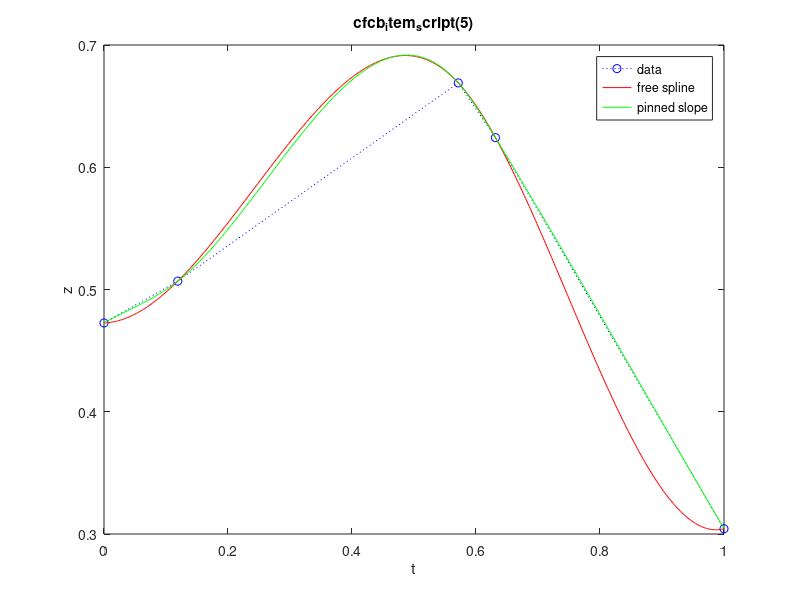

Here is the MATLAB script that generated this plot:
function theResult = splinesafe(t, z, ti, theSlopeFlag)

% splinesafe -- Spline interpolation with end-slope control.
%  splinesafe(t, z, theSlopeFlag) returns "pp" coefficients for
%   interpolating complex z(t), such that ppval(pp, ti) will
%   provide interpolated values at points ti.  If theSlopeFlag
%   is TRUE, the end-slopes are pinned to the linear slopes
%   between the first two and the last two points in the data,
%   respectively.  If z is a matrix, this routine works down
%   the columns, unlike "spline" itself.
%  splinesafe(t, z, ti, slopeFlag) returns the interpolates for
%   z(t) at positions ti.  The result has the same shape as ti.
%  splinesafe(nPoints) demonstrates itself with nPoints
%   (default = 5) of random data.  Click on any curve
%   to do another demonstration.  The "zoomsafe" facility
%   is active if available.  See "help zoomsafe".
%  splinesafe('demo') calls splinesafe(5).
 
% svn $Id: splinesafe.m 328 2009-03-09 01:41:19Z arango $
%=======================================================================
% Copyright (C) 1999 Dr. Charles R. Denham, ZYDECO.
%  All Rights Reserved.
%   Disclosure without explicit written consent from the
%    copyright owner does not constitute publication.
%=======================================================================
 
% Version of 25-May-1999 08:11:28.
% Updated    31-Aug-1999 13:44:59.

if nargin < 1, help(mfilename), t = 'demo'; end
if isequal(t, 'demo'), t = 5; end
if ischar(t), t = eval(t); end

if length(t) == 1
	nPoints = t;
	t = sort(rand(1, nPoints));
	t = t - min(t); t = t / max(t);
	z = rand(size(t));
	ti = linspace(min(t), max(t), 100*length(t)+1);
	ppf = feval(mfilename, t, z, 0);   % Free-slope.
	ppp = feval(mfilename, t, z, 1);   % Pinned-slope.
	zf = ppval(ppf, ti);
	zp = ppval(ppp, ti);
	h = plot(t, z, 'bo:', ti, zf, 'r-', ti, zp, 'g-');
	theBDF = [mfilename '(' int2str(nPoints) ')'];
	set(h, 'ButtonDownFcn', theBDF)
	legend(h, 'data', 'free spline', 'pinned slope')
	title(theBDF), xlabel('t'), ylabel('z')
	figure(gcf)
	set(gcf, 'Name', 'SplineSafe Demo')
	eval('zoomsafe', ' ')
	return
end

if nargin < 3
	ti = [];
	theSlopeFlag = 0;
elseif nargin < 4
	if length(ti) == 1
		theSlopeFlag = ti;
		ti = [];
	else
		theSlopeFlag = 0;
	end
end

t = t(:);
ti = ti(:);

if min(size(z)) == 1
	z = z(:);
end

if theSlopeFlag
	dt = diff(t); dt = dt([1 end], :);
	dz = diff(z); dz = dz([1 end], :);
	[m, n] = size(dz);
	dt = dt * ones(1, n);
	slope = dz ./ dt;
	z = [slope(1, :); z; slope(end, :)];
end

% N.B. The "spline" routine works
%  across rows when z is a matrix.

pp = spline(t.', z.');   % Spline works across rows!

if isempty(ti)
	result = pp;
else
	zi = ppval(pp, ti.').';
	result = zi;
end

if nargout > 0
	theResult = result;
else
	assignin('caller', 'ans', result)
end
